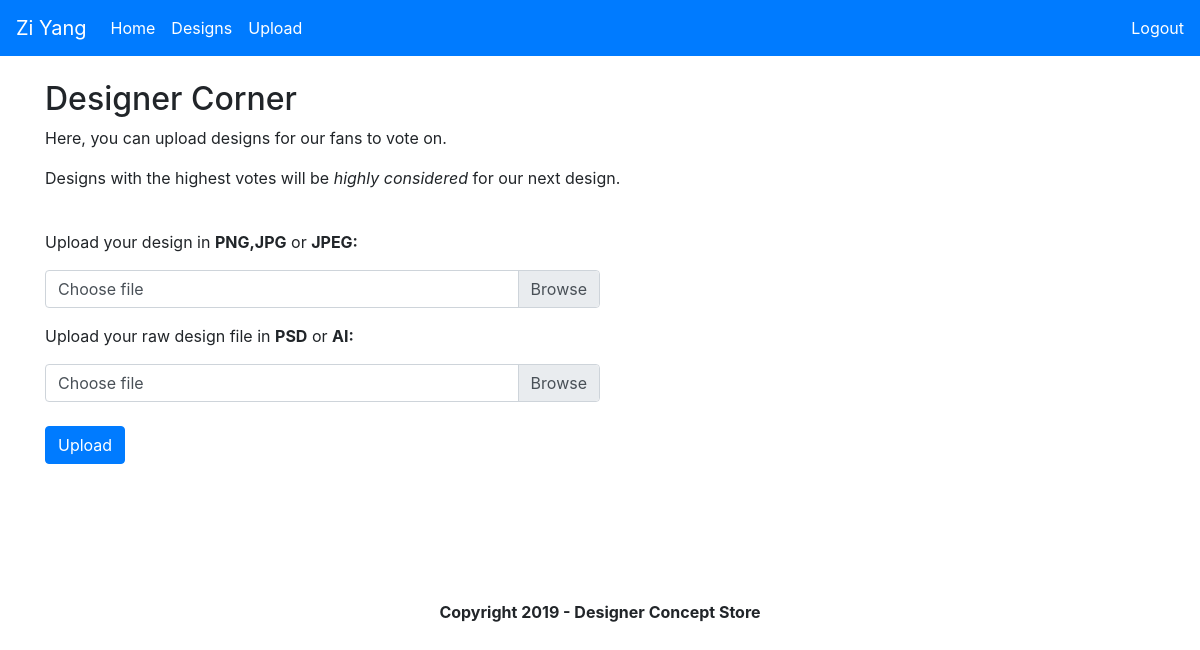
The app's page /designer (signed in), older data.
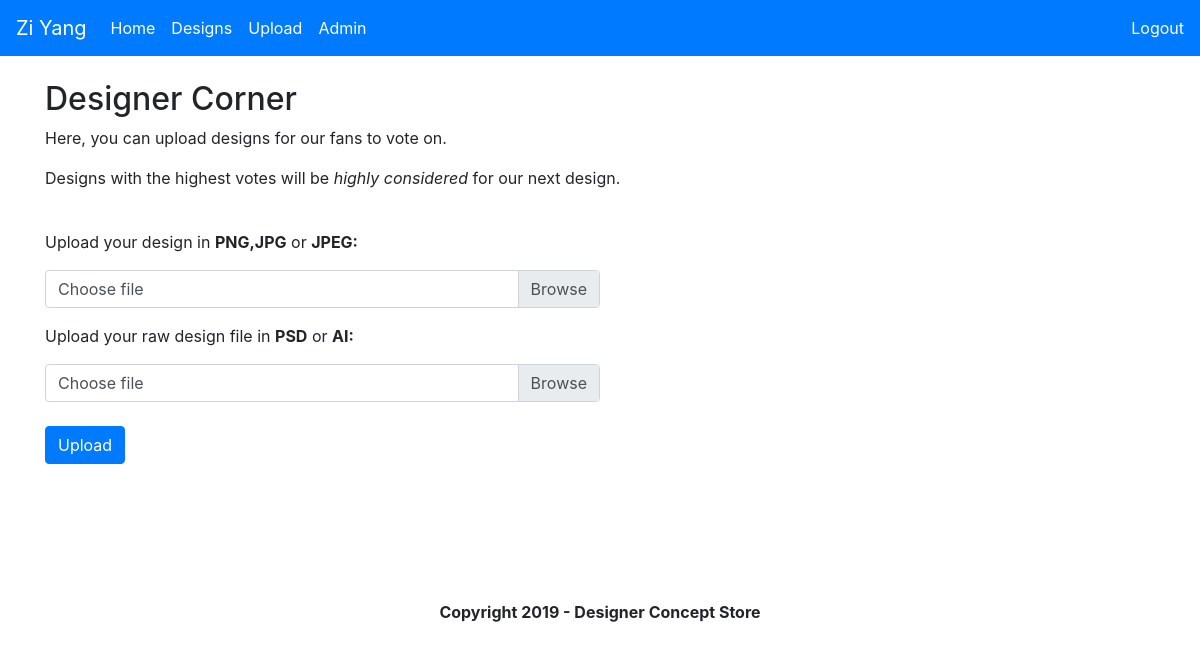
The same page, newer data.
### app/routes.py (the view, shortened to what this page needs)
@app.route('/designer', methods=['POST', 'GET'])
@login_required
def designer():
    if current_user.isDesigner is not True:
        return redirect(url_for('index'))
    else:
        form = UploadDesign()
        return render_template('designer.html', title='Designer Page', form=form)

### app/forms.py
class UploadDesign(FlaskForm):
    file = FileField(validators=[InputRequired()])
    blueprint_file = FileField(validators=[InputRequired()])
    file_submit = SubmitField('Upload')

### app/models.py (called while the page is built)
@login.user_loader
def load_user(id):
    return User.query.get(int(id))

### app/templates/designer.html (shortened to what this page needs)
{% extends 'base.html' %}
{% block content %}
<h2>Designer Corner</h2>
<p>Here, you can upload designs for our fans to vote on.</p>
<p>Designs with the highest votes will be <i>highly considered</i> for our next design.</p>
<br>
<form action="" method="post" enctype="multipart/form-data">
<p>Upload your design in <b>PNG,JPG</b> or <b>JPEG:</b></p>
  <div class="form-group">
    <div class="custom-file">
  <label class="custom-file-label col-sm-12 col-md-6" for="imageupload">Choose file</label>
    </div>
  </div>
<p>Upload your raw design file in <b>PSD</b> or <b>AI:</b></p>
    <div class="form-group">
      <div class="custom-file">
    <label class="custom-file-label col-sm-12 col-md-6" for="blueprintupload">Choose file</label>
      </div>
    <br><br>
    {{form.file_submit(class="btn btn-primary")}}
</div>
</form>
<br>
{% endblock %}

### app/templates/base.html (shortened to what this page needs)
<html>
  <head>
    <link rel="stylesheet" href="https://stackpath.bootstrapcdn.com/bootstrap/4.3.1/css/bootstrap.min.css">
  </head>
  <body>
    <nav class="navbar sticky-top navbar-expand-lg navbar-dark bg-primary">
      <a class="navbar-brand" href="/profile/{{current_user.username}}">{{current_user.name}}</a>
      <div class="collapse navbar-collapse" id="navbarSupportedContent">
        <ul class="navbar-nav mr-auto">
          <li class="nav-item active">
            <a class="nav-link" href="/">Home</a>
          </li>
          <li class="nav-item active">
            <a class="nav-link" href="/designs">Designs</a>
          </li>
          <li class="nav-item active">
            {% if current_user.isDesigner %}
            <a class="nav-link" href="/designer">Upload</a>
            {% endif %}
          </li>
          <li class="nav-item active">
            {% if current_user.isAdmin %}
            <a class="nav-link" href="/admin">Admin</a>
            {% endif %}
          </li>
        </ul>
        <span class="navbar-text">
        {% if current_user.is_authenticated %}
        <a href="/logout">Logout</a>
        {% else %}
        <a href="/register">Register</a>
        {% endif %}
      </span>
      </div>
    </nav>
<br>
    <div class="container">
    {% block content %}
    {% endblock %}
  </div>
  <br><br>
<br><br>
<center><p><b>Copyright 2019 - Designer Concept Store</b></p></center>
  </body>
</html>

Row changes from the older to the newer data that the page shows:
changed User "Zi Yang": isAdmin empty → True (drawn)
Text that changed along with them:
text now shown: "Admin"
